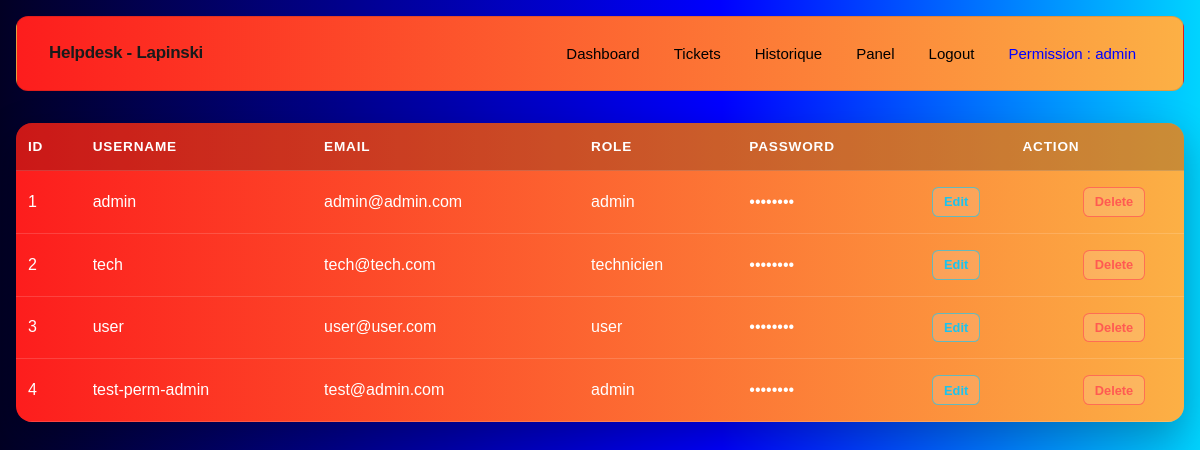
Screenshot of /helpdesk_lapinski/user-list.php (signed in) with the database file from the repository.
### tables this page shows
CREATE TABLE `users` (
  `id` int(11) NOT NULL,
  `nom` varchar(100) NOT NULL,
  `email` varchar(150) NOT NULL,
  `mot_de_passe` varchar(255) NOT NULL,
  `role` enum('user','technicien','admin') NOT NULL DEFAULT 'user',
  `cree_le` timestamp NOT NULL DEFAULT current_timestamp()
);

### helpdesk_lapinski/user-list.php (the view, shortened to what this page needs)
<?php
require_once 'include/navbar.php';
require_once 'config/config.php';
$stmt  = mysqli_query($link, "SELECT * FROM users");
$users = mysqli_fetch_all($stmt, MYSQLI_ASSOC);
$edit_id = isset($_POST['edit_id']) ? (int)$_POST['edit_id'] : null;
?>
<!DOCTYPE html>
<html lang="fr">
<head>
    <link rel="stylesheet" href="css/user-list.css">
</head>
<body>
<div class="tickets-container">
    <table class="tickets-table">
        <thead>
            <tr>
                <th>ID</th>
                <th>Username</th>
                <th>Email</th>
                <th>Role</th>
                <th>Password</th>
                <th colspan="2">Action</th>
            </tr>
        </thead>
        <tbody>
        <?php foreach ($users as $u): ?>
            <?php $editing = ($edit_id === (int)$u['id']); ?>
            <tr>
                <td><?= htmlspecialchars($u['id']) ?></td>
                <?php if($editing): ?>
                    <form method="POST" action="">
                    <input type="hidden" name="action" value="save">
                    <input type="hidden" name="id"     value="<?= $u['id'] ?>">
                    <td>
                        <input type="text" name="nom" value="<?= htmlspecialchars($u['nom']) ?>" required>
                    </td>
                    <td>
                        <input type="email" name="email" value="<?= htmlspecialchars($u['email']) ?>" required>
                    </td>
                    <td>
                        <select name="role">
                            <option value="admin"      <?= $u['role']==='admin'      ? 'selected':'' ?>>Admin</option>
                            <option value="technicien" <?= $u['role']==='technicien' ? 'selected':'' ?>>Technicien</option>
                            <option value="user"       <?= $u['role']==='user'       ? 'selected':'' ?>>User</option>
                        </select>
                    </td>
                    <td>
                        <div class="pass-wrapper">
                            <input type="password" name="mot_de_passe" id="mdp_<?= $u['id'] ?>" placeholder="Laisser vide = inchangé">
                        </div>
                    </td>
                    <td><button type="submit" class="btn-action save">Save</button></td>
                    </form>
                    <td>
                        <form method="POST" action="">
                            <input type="hidden" name="action" value="delete">
                            <input type="hidden" name="id"     value="<?= $u['id'] ?>">
                            <button type="submit" class="btn-action delete"
                                onclick="return confirm('Supprimer cet utilisateur ?')">Delete</button>
                        </form>
                    </td>
                <?php else: ?>
                    <td><?= htmlspecialchars($u['nom']) ?></td>
                    <td><?= htmlspecialchars($u['email']) ?></td>
                    <td><?= htmlspecialchars($u['role']) ?></td>
                    <td>••••••••</td>
                    <td>
                        <form method="POST" action="">
                            <button type="submit" class="btn-action edit">Edit</button>
                        </form>
                    </td>
                    <td>
                        <form method="POST" action="">
                            <button type="submit" class="btn-action delete"
                                onclick="return confirm('Supprimer cet utilisateur ?')">Delete</button>
                        </form>
                    </td>
                <?php endif; ?>
            </tr>
        <?php endforeach; ?>
        </tbody>
    </table>
</div>
</body>
</html>

### helpdesk_lapinski/include/navbar.php (shortened to what this page needs)
<?php
require_once 'config/config.php';
$stmt = mysqli_query($link, "SELECT role FROM users where id = ".$_SESSION['id_users']);
$role = mysqli_fetch_assoc($stmt);
$display ="";
if($role['role'] == "admin"){
    $display = "block";
}
?>
<!DOCTYPE html>
<html lang="en">
<head>
</head>
<body>
    <div class="container">
        <h1>Helpdesk - Lapinski</h1>
        <ul>
            <li><a href="index.php">Dashboard</a></li>
            <li><a href="ticket.php" style="display: <?= $display ?>">Tickets</a></li>
            <li><a href="historique.php">Historique</a></li>
            <li><a href="panel.php" style="display: <?= $display ?>">Panel</a></li>
            <li><a href="logout.php">Logout</a></li>
            <li class="role">Permission : <?= $role['role'] ?> </li>
        </ul>
    </div>
</body>
</html>

### helpdesk_lapinski/css/user-list.css (style rules this page uses)
body { min-height: 100vh; margin: 0; background: linear-gradient(90deg, #020024 0%, #0000ff 60%, #00d4ff 100%); font-family: 'Exo 2', 'DM Sans', sans-serif; color: #fff; padding: 1rem; box-sizing: border-box; }
*, *::before, *::after { box-sizing: border-box; }
.tickets-container { width: 100%; margin: 2rem auto; border-radius: 1rem; overflow-x: auto; background: linear-gradient(90deg, #fd1d1d 0%, #fcb045 100%); box-shadow: 0 16px 40px rgba(0, 0, 0, 0.25); }
.tickets-table { width: 100%; border-collapse: collapse; table-layout: auto; }
.tickets-table th, .tickets-table td { padding: 1rem 0.75rem; color: #fff; text-align: left; border-bottom: 1px solid rgba(255, 255, 255, 0.15); word-break: break-word; overflow-wrap: anywhere; }
.tickets-table thead th { background: rgba(0, 0, 0, 0.2); font-size: 0.85rem; text-transform: uppercase; letter-spacing: 0.06em; white-space: nowrap; }
.tickets-table th:last-child, .tickets-table td:last-child { width: 140px; white-space: nowrap; text-align: center; }
.btn-action { padding: 0.4rem 0.7rem; border-radius: 0.4rem; border: 1px solid rgba(255, 255, 255, 0.4); background: rgba(255, 255, 255, 0.15); cursor: pointer; font-size: 0.8rem; font-weight: 600; color: #fff; margin: 0 2px; }
.btn-action.edit { border-color: rgba(0, 200, 255, 0.6); color: rgba(0, 200, 255, 0.9); }
.btn-action.delete { border-color: rgba(255, 80, 80, 0.7); color: rgba(255, 80, 80, 0.9); }

### helpdesk_lapinski/include/navbar.php (style rules this page uses)
.container { background: #833AB4; background: linear-gradient(90deg,rgba(131, 58, 180, 1) 0%, rgba(253, 29, 29, 1) 0%, rgba(252, 176, 69, 1) 100%); border: 0.5px solid rgba(0, 0, 0, 0.1); border-radius: 12px; padding: 1.25rem 2rem; display: flex; align-items: center; justify-content: space-between; gap: 2rem; font-family: 'DM Sans', sans-serif; }
.container h1 { font-size: 17px; font-weight: 600; color: #1a1a1a; letter-spacing: -0.3px; margin: 0 0 2px 0; }
.container ul { display: flex; align-items: center; gap: 4px; list-style: none; margin: 0; padding: 0; }
.container ul li a { display: inline-block; padding: 7px 14px; font-size: 15px; font-weight: 500; color: #000000; text-decoration: none; border-radius: 8px; border: 0.5px solid transparent; transition: all 0.15s ease; white-space: nowrap; }
.container ul li.role { display: inline-block; padding: 7px 14px; font-size: 15px; font-weight: 500; color: #0400ff; text-decoration: none; border-radius: 8px; border: 0.5px solid transparent; transition: all 0.15s ease; white-space: nowrap; cursor: crosshair; }

### rows the page displays
users: role "admin", id "1", nom "admin", email "admin@admin.com"
users: id "2", nom "tech", email "tech@tech.com", role "technicien"
users: id "3", nom "user", email "user@user.com", role "user"
users: id "4", nom "test-perm-admin", email "test@admin.com", role "admin"
